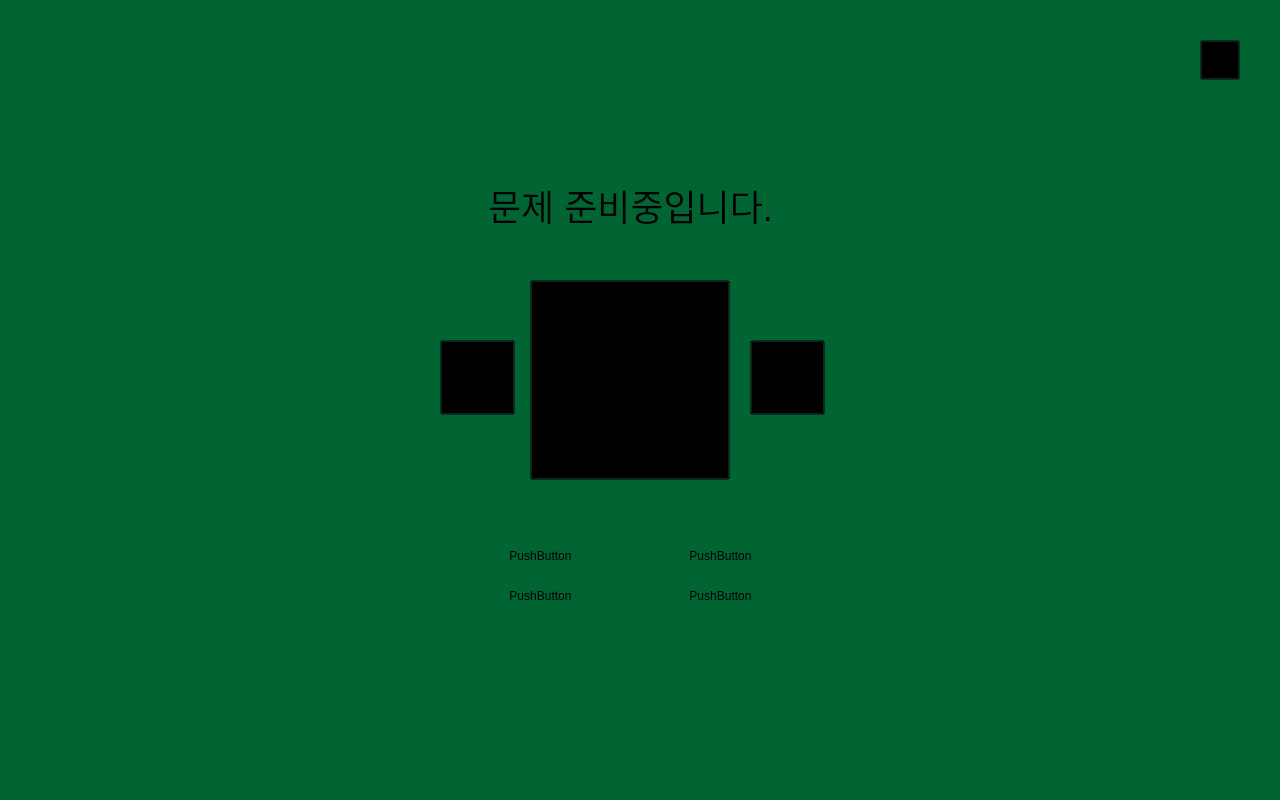
<?xml version="1.0" encoding="UTF-8"?>
<ui version="4.0">
 <class>Form</class>
 <widget class="QWidget" name="Form">
  <property name="geometry">
   <rect>
    <x>0</x>
    <y>0</y>
    <width>1280</width>
    <height>800</height>
   </rect>
  </property>
  <property name="minimumSize">
   <size>
    <width>1280</width>
    <height>800</height>
   </size>
  </property>
  <property name="maximumSize">
   <size>
    <width>1280</width>
    <height>800</height>
   </size>
  </property>
  <property name="windowTitle">
   <string>Form</string>
  </property>
  <property name="styleSheet">
   <string notr="true">background-color:rgb(0,101,51);</string>
  </property>
  <widget class="QLabel" name="label">
   <property name="geometry">
    <rect>
     <x>100</x>
     <y>110</y>
     <width>1081</width>
     <height>601</height>
    </rect>
   </property>
   <property name="styleSheet">
    <string notr="true">border-image:url(&quot;.//resource//whitebox.png&quot;);</string>
   </property>
   <property name="text">
    <string/>
   </property>
  </widget>
  <widget class="QLabel" name="label_2">
   <property name="geometry">
    <rect>
     <x>970</x>
     <y>50</y>
     <width>181</width>
     <height>101</height>
    </rect>
   </property>
   <property name="styleSheet">
    <string notr="true">border-image:url(&quot;.//resource//study.png&quot;);</string>
   </property>
   <property name="text">
    <string/>
   </property>
  </widget>
  <widget class="QLabel" name="label_3">
   <property name="geometry">
    <rect>
     <x>90</x>
     <y>420</y>
     <width>261</width>
     <height>291</height>
    </rect>
   </property>
   <property name="styleSheet">
    <string notr="true">border-image:url(&quot;.//resource//teacher.png&quot;);
background : transparent</string>
   </property>
   <property name="text">
    <string/>
   </property>
  </widget>
  <widget class="QPushButton" name="pushButton_3">
   <property name="geometry">
    <rect>
     <x>1200</x>
     <y>40</y>
     <width>40</width>
     <height>40</height>
    </rect>
   </property>
   <property name="styleSheet">
    <string notr="true">QPushButton{
border-image:url(&quot;.//resource//backbutton.png&quot;);
background : transparent
}
QPushButton:pressed{
border-image:url(&quot;.//resource//press_backbutton.png&quot;);
background : transparent
}</string>
   </property>
   <property name="text">
    <string/>
   </property>
  </widget>
  <widget class="QPushButton" name="pushButton">
   <property name="geometry">
    <rect>
     <x>530</x>
     <y>280</y>
     <width>200</width>
     <height>200</height>
    </rect>
   </property>
   <property name="styleSheet">
    <string notr="true">QPushButton{
border-image:url(&quot;.//resource//playbutton.png&quot;);
background : transparent
}
QPushButton:pressed{
border-image:url(&quot;.//resource//stopbutton.png&quot;);
background : transparent
}
</string>
   </property>
   <property name="text">
    <string/>
   </property>
  </widget>
  <widget class="QLabel" name="label_5">
   <property name="geometry">
    <rect>
     <x>280</x>
     <y>180</y>
     <width>701</width>
     <height>50</height>
    </rect>
   </property>
   <property name="font">
    <font>
     <pointsize>27</pointsize>
    </font>
   </property>
   <property name="styleSheet">
    <string notr="true">background : transparent</string>
   </property>
   <property name="text">
    <string>문제 준비중입니다.</string>
   </property>
   <property name="alignment">
    <set>Qt::AlignCenter</set>
   </property>
  </widget>
  <widget class="QPushButton" name="pushButton_2">
   <property name="geometry">
    <rect>
     <x>460</x>
     <y>540</y>
     <width>161</width>
     <height>31</height>
    </rect>
   </property>
   <property name="styleSheet">
    <string notr="true">QPushButton{
border-style:solid;
border-color:rgb(0,101,51);
border-width:2px;
border-radius:3px;
background : transparent
}
QPushButton:pressed{
border-style:solid;
border-color:rgb(0,101,51);
background-color:rgb(0,101,51);
border-width:2px;
border-radius:3px;
background : transparent
}</string>
   </property>
   <property name="text">
    <string>PushButton</string>
   </property>
  </widget>
  <widget class="QPushButton" name="pushButton_4">
   <property name="geometry">
    <rect>
     <x>640</x>
     <y>540</y>
     <width>161</width>
     <height>31</height>
    </rect>
   </property>
   <property name="styleSheet">
    <string notr="true">QPushButton{
border-style:solid;
border-color:rgb(0,101,51);
border-width:2px;
border-radius:3px;
background : transparent
}
QPushButton:pressed{
border-style:solid;
border-color:rgb(0,101,51);
background-color:rgb(0,101,51);
border-width:2px;
border-radius:3px;
background : transparent
}</string>
   </property>
   <property name="text">
    <string>PushButton</string>
   </property>
  </widget>
  <widget class="QPushButton" name="pushButton_5">
   <property name="geometry">
    <rect>
     <x>460</x>
     <y>580</y>
     <width>161</width>
     <height>31</height>
    </rect>
   </property>
   <property name="styleSheet">
    <string notr="true">QPushButton{
border-style:solid;
border-color:rgb(0,101,51);
border-width:2px;
border-radius:3px;
background : transparent
}
QPushButton:pressed{
border-style:solid;
border-color:rgb(0,101,51);
background-color:rgb(0,101,51);
border-width:2px;
border-radius:3px;
background : transparent
}</string>
   </property>
   <property name="text">
    <string>PushButton</string>
   </property>
  </widget>
  <widget class="QPushButton" name="pushButton_6">
   <property name="geometry">
    <rect>
     <x>640</x>
     <y>580</y>
     <width>161</width>
     <height>31</height>
    </rect>
   </property>
   <property name="styleSheet">
    <string notr="true">QPushButton{
border-style:solid;
border-color:rgb(0,101,51);
border-width:2px;
border-radius:3px;
background : transparent
}
QPushButton:pressed{
border-style:solid;
border-color:rgb(0,101,51);
background-color:rgb(0,101,51);
border-width:2px;
border-radius:3px;
background : transparent
}</string>
   </property>
   <property name="text">
    <string>PushButton</string>
   </property>
  </widget>
  <widget class="QPushButton" name="pushButton_7">
   <property name="geometry">
    <rect>
     <x>750</x>
     <y>340</y>
     <width>75</width>
     <height>75</height>
    </rect>
   </property>
   <property name="styleSheet">
    <string notr="true">QPushButton{
border-image:url(&quot;.//resource//right.png&quot;);
background : transparent
}
QPushButton:pressed{
border-image:url(&quot;.//resource//press_right.png&quot;);
background : transparent
}</string>
   </property>
   <property name="text">
    <string/>
   </property>
  </widget>
  <widget class="QPushButton" name="pushButton_8">
   <property name="geometry">
    <rect>
     <x>440</x>
     <y>340</y>
     <width>75</width>
     <height>75</height>
    </rect>
   </property>
   <property name="styleSheet">
    <string notr="true">QPushButton{
border-image:url(&quot;.//resource//left.png&quot;);
background : transparent
}
QPushButton:pressed{
border-image:url(&quot;.//resource//press_left.png&quot;);
background : transparent
}</string>
   </property>
   <property name="text">
    <string/>
   </property>
  </widget>
  <widget class="QLabel" name="label_6">
   <property name="geometry">
    <rect>
     <x>280</x>
     <y>480</y>
     <width>701</width>
     <height>50</height>
    </rect>
   </property>
   <property name="font">
    <font>
     <pointsize>19</pointsize>
    </font>
   </property>
   <property name="styleSheet">
    <string notr="true">background : transparent</string>
   </property>
   <property name="text">
    <string/>
   </property>
   <property name="alignment">
    <set>Qt::AlignCenter</set>
   </property>
  </widget>
  <widget class="QPushButton" name="pushButton_9">
   <property name="geometry">
    <rect>
     <x>500</x>
     <y>620</y>
     <width>261</width>
     <height>31</height>
    </rect>
   </property>
   <property name="styleSheet">
    <string notr="true">border-style:solid;
border-color:rgb(0,101,51);
border-width:2px;
border-radius:3px;
background : transparent</string>
   </property>
   <property name="text">
    <string/>
   </property>
  </widget>
  <zorder>label_2</zorder>
  <zorder>label</zorder>
  <zorder>label_3</zorder>
  <zorder>pushButton_3</zorder>
  <zorder>pushButton</zorder>
  <zorder>label_5</zorder>
  <zorder>pushButton_2</zorder>
  <zorder>pushButton_4</zorder>
  <zorder>pushButton_5</zorder>
  <zorder>pushButton_6</zorder>
  <zorder>pushButton_7</zorder>
  <zorder>pushButton_8</zorder>
  <zorder>label_6</zorder>
  <zorder>pushButton_9</zorder>
 </widget>
 <resources/>
 <connections>
  <connection>
   <sender>pushButton_3</sender>
   <signal>clicked()</signal>
   <receiver>Form</receiver>
   <slot>toSelectstudy()</slot>
   <hints>
    <hint type="sourcelabel">
     <x>1221</x>
     <y>58</y>
    </hint>
    <hint type="destinationlabel">
     <x>1189</x>
     <y>-45</y>
    </hint>
   </hints>
  </connection>
  <connection>
   <sender>pushButton_7</sender>
   <signal>clicked()</signal>
   <receiver>Form</receiver>
   <slot>nextQ()</slot>
   <hints>
    <hint type="sourcelabel">
     <x>807</x>
     <y>369</y>
    </hint>
    <hint type="destinationlabel">
     <x>883</x>
     <y>-56</y>
    </hint>
   </hints>
  </connection>
  <connection>
   <sender>pushButton_8</sender>
   <signal>clicked()</signal>
   <receiver>Form</receiver>
   <slot>backQ()</slot>
   <hints>
    <hint type="sourcelabel">
     <x>468</x>
     <y>382</y>
    </hint>
    <hint type="destinationlabel">
     <x>509</x>
     <y>-61</y>
    </hint>
   </hints>
  </connection>
  <connection>
   <sender>pushButton_2</sender>
   <signal>clicked()</signal>
   <receiver>Form</receiver>
   <slot>q1()</slot>
   <hints>
    <hint type="sourcelabel">
     <x>518</x>
     <y>557</y>
    </hint>
    <hint type="destinationlabel">
     <x>-33</x>
     <y>457</y>
    </hint>
   </hints>
  </connection>
  <connection>
   <sender>pushButton_4</sender>
   <signal>clicked()</signal>
   <receiver>Form</receiver>
   <slot>q2()</slot>
   <hints>
    <hint type="sourcelabel">
     <x>743</x>
     <y>552</y>
    </hint>
    <hint type="destinationlabel">
     <x>996</x>
     <y>-59</y>
    </hint>
   </hints>
  </connection>
  <connection>
   <sender>pushButton_5</sender>
   <signal>clicked()</signal>
   <receiver>Form</receiver>
   <slot>q3()</slot>
   <hints>
    <hint type="sourcelabel">
     <x>483</x>
     <y>596</y>
    </hint>
    <hint type="destinationlabel">
     <x>-39</x>
     <y>618</y>
    </hint>
   </hints>
  </connection>
  <connection>
   <sender>pushButton_6</sender>
   <signal>clicked()</signal>
   <receiver>Form</receiver>
   <slot>q4()</slot>
   <hints>
    <hint type="sourcelabel">
     <x>759</x>
     <y>602</y>
    </hint>
    <hint type="destinationlabel">
     <x>1038</x>
     <y>-58</y>
    </hint>
   </hints>
  </connection>
  <connection>
   <sender>pushButton_9</sender>
   <signal>clicked()</signal>
   <receiver>Form</receiver>
   <slot>finish()</slot>
   <hints>
    <hint type="sourcelabel">
     <x>625</x>
     <y>633</y>
    </hint>
    <hint type="destinationlabel">
     <x>636</x>
     <y>-59</y>
    </hint>
   </hints>
  </connection>
  <connection>
   <sender>pushButton</sender>
   <signal>clicked()</signal>
   <receiver>Form</receiver>
   <slot>soundplay()</slot>
   <hints>
    <hint type="sourcelabel">
     <x>656</x>
     <y>348</y>
    </hint>
    <hint type="destinationlabel">
     <x>729</x>
     <y>-58</y>
    </hint>
   </hints>
  </connection>
 </connections>
 <slots>
  <slot>toSelectstudy()</slot>
  <slot>nextQ()</slot>
  <slot>backQ()</slot>
  <slot>q1()</slot>
  <slot>q2()</slot>
  <slot>q3()</slot>
  <slot>q4()</slot>
  <slot>finish()</slot>
  <slot>soundplay()</slot>
 </slots>
</ui>
